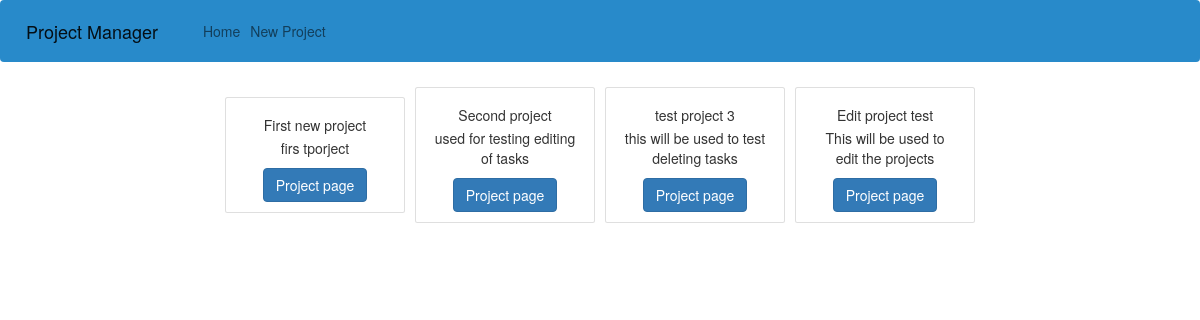
Before: / with the older database file.
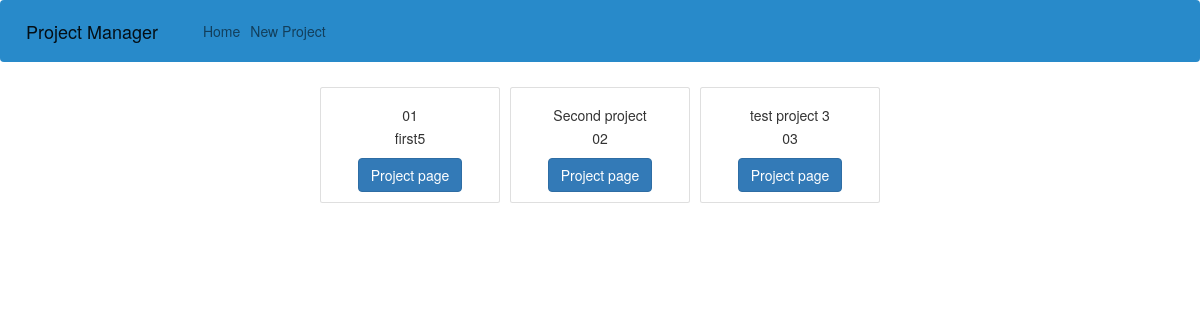
After: the same page with the newer database file.
### run.py (models this page shows, shortened)
class Project(db.Model):
    id = db.Column(db.Integer, primary_key=True)
    title = db.Column(db.String, unique=True, nullable=False)
    description = db.Column(db.String)
    manager = db.Column(db.String, nullable=False)
    tasks = db.relationship("Task", backref="task", lazy=True)

### run.py (the view)
@app.route("/", methods=["GET", "POST"] )
def homePage():
    projects_all = Project.query.all()
    return render_template("home.html", projects=projects_all)

### templates/home.html
{% extends "layout.html" %}
{% block content %}
<div class="container">
    <div class="d-flex align-items-center justify-content-center row">
        {% if projects %}
            {% for project in projects %}
                <div class="card m-2" style="width: 18rem;">
                    <div class="card-body">
                        <h5 class="card-title text-center">{{project.title}}</h5>
                        <p class="card-text text-center">{{project.description}}</p>
                        <div class="text-center">
                            <a href="{{url_for('projectPage', project_title=project.title)}}" class="btn btn-primary">Project page</a>
                        </div>
                    </div>
                </div>
            {%endfor%}
        {% else %}
            <p>No projects</p>
        {% endif %}
    </div>
</div>
{% endblock %}

### templates/layout.html (shortened to what this page needs)
<!DOCTYPE html>
<html lang="en">
<head>
    <link href="https://cdn.jsdelivr.net/npm/bootstrap@5.1.0/dist/css/bootstrap.min.css" rel="stylesheet">
    <link rel="stylesheet" href="https://maxcdn.bootstrapcdn.com/bootstrap/3.3.7/css/bootstrap.min.css">
    <link href="{{url_for('static', filename='style.css')}}" rel="stylesheet" type="text/css">
</head>
<body>
    <nav class="navbar navbar-expand navbar-light" style="background-color:#288aca; ">
        <a href="{{url_for('homePage')}}" class="navbar-brand" id="logo">Project Manager</a>
        <div class="collapse navbar-collapse" id="navmenu">
            <ul class="navbar-nav">
                <li class="nav-item">
                    <a class="nav-link" href="{{url_for('homePage')}}">Home</a>
                </li>
                <li class="nav-item">
                    <a class="nav-link" href="{{url_for('newProject')}}">New Project</a>
                </li>
            </ul>
        </div>
    </nav>
    {% block content %} {% endblock %}
</body>
</html>

### static/style.css (style rules this page uses)
#logo { margin-left: 10px; }

Changed rows visible on the page:
removed Project: title "Edit project test", description "This will be used to edit the projects"
changed Project: title "First new project" → "01"; description "firs tporject" → "first5"
changed Project "Second project": description "used for testing editing of tasks" → "02"
changed Project "test project 3": description "this will be used to test deleting tasks" → "03"
